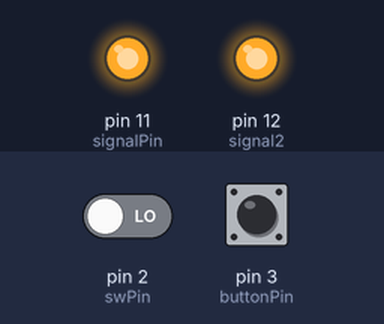
The sketch below on a simulated Arduino Uno, built with avr-gcc and run on an emulated ATmega328P. Parts: output pins drawn as LEDs (lit = HIGH). Dashed ring = blinking. The test bench sets the inputs (shaded band); at power-on: pin 3 (buttonPin) HIGH, pin 2 (swPin) LOW. What the sketch prints to the serial monitor is not drawn.

Above: at 1.2 s.
1.3 s: pin 3 (buttonPin) pulled LOW for 3.2 s
At 1.8 s:
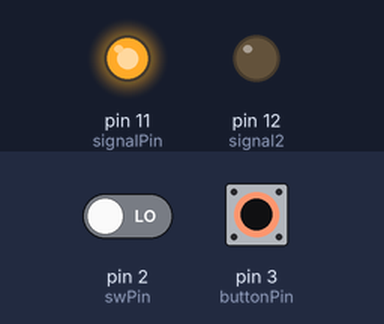
6.0 s: pin 2 (swPin) driven HIGH and pin 3 (buttonPin) driven LOW
At 8.8 s:
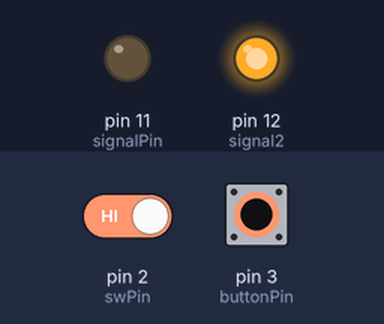
9.0 s: pin 3 (buttonPin) driven HIGH
At 9.8 s:
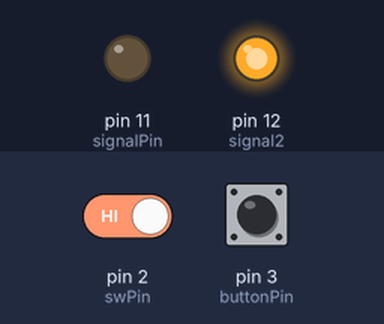
10.5 s: pin 3 (buttonPin) driven LOW
At 12.4 s:
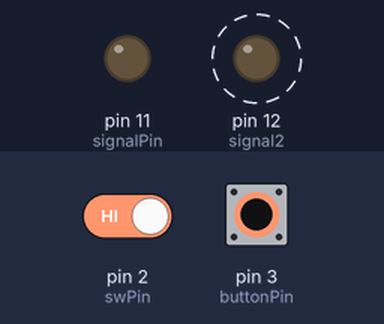
13.5 s: pin 2 (swPin) driven LOW
At 16.0 s:
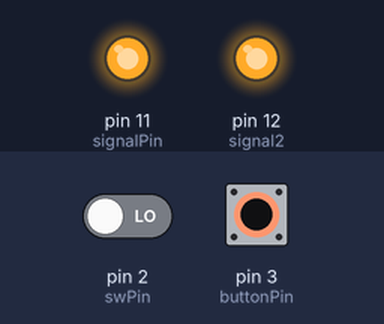
Timing chart, 0 to 17.5 s (numbered marks = the images above; inputs shaded):
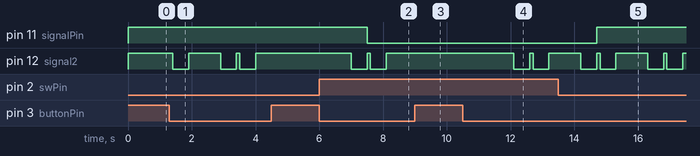

Measured:
- after the input at 1.3 s, pin 12 (signal2): goes LOW 0.50 s, HIGH 1.0 s, LOW 0.50 s, HIGH 0.10 s, LOW 0.50 s, then HIGH, starting after 0.10 s
- after the input at 6.0 s, pin 11 (signalPin): HIGH → LOW after 1.5 s; pin 12 (signal2): alternates HIGH for 0.10 s and LOW for 0.50 s, starting after 1.0 s
- after the input at 9.0 s, pin 12 (signal2): stops changing and stays HIGH
- after the input at 10.5 s, pin 12 (signal2): alternates HIGH for 0.10 s and LOW for 0.50 s, starting after 1.6 s
- after the input at 13.5 s, pin 11 (signalPin): LOW → HIGH after 1.2 s

The sketch:

test.ino
```cpp
const int swPin = 2;        // Connect the SW-420 signal pin to digital pin 2
const int buttonPin = 3;    // Connect the button pin to digital pin 3
const int signalPin = 11;
const int signal2 = 12;   // Connect the signal pin to digital pin 11
int16_t thresholdVibration = 1000; // Ngưỡng cảnh báo rung, bạn có thể điều chỉnh giá trị này
int16_t thresholdImpact = 2000;   // Ngưỡng cảnh báo va chạm, bạn có thể điều chỉnh giá trị này
unsigned long lastActivityTime = 0; // Thời điểm cuối cùng có sự thay đổi
bool sw420Active = false; // Trạng thái của SW-420
bool sleepMode = false;  // Trạng thái chế độ ngủ

int buttonState = HIGH;  // Trạng thái hiện tại của nút
int lastButtonState = HIGH;  // Trạng thái trước đó của nút

unsigned long lastPressTime = 0;  // Thời điểm cuối cùng nút được nhấn
int pressCount = 0;  // Số lần nhấn

void setup() {
  Serial.begin(9600);
  pinMode(swPin, INPUT);
  pinMode(buttonPin, INPUT_PULLUP);
  pinMode(signalPin, OUTPUT);
  pinMode(signal2, OUTPUT);
}

void loop() {
  digitalWrite(signal2, HIGH);

  int reading = digitalRead(buttonPin);

  if (reading != lastButtonState) {
    lastPressTime = millis();
  }

  if ((millis() - lastPressTime) > 50) {
    if (reading == LOW) {
      // Nếu nút được nhấn
      pressCount++;

      if (pressCount == 1) {
        // Nếu đây là lần nhấn thứ 2
        Serial.println("Chuyển chế độ");
        digitalWrite(signal2, LOW);
        delay(500);
        digitalWrite(signal2, HIGH);


        if (sleepMode) {
          sw420Active = false;
        }
        pressCount = 0;  // Đặt lại số lần nhấn
        sleepMode = !sleepMode;
      }
    }
  }

  lastButtonState = reading;

  // Nếu đang ở chế độ ngủ, không thực hiện bất kỳ kiểm tra nào
  if (sleepMode) {
    delay(1000);  // Delay for 1 second (adjust as needed)
  } else {
    // Đọc giá trị cảm biến rung
    int sensorValue = digitalRead(swPin);

    // Kiểm tra nếu cảm biến rung phát hiện rung động và không có sự thay đổi từ SW-420
    if (sensorValue == HIGH && !sw420Active) {
      Serial.println("Bình Thường");
      sw420Active = true; // Bật cờ cho biết SW-420 đã kích hoạt
      lastActivityTime = millis(); // Reset thời gian khi có sự thay đổi
    }

    // Kiểm tra nếu cảm biến rung phát hiện rung động và có sự thay đổi từ SW-420
    if (sw420Active && (sensorValue == HIGH)) {
      Serial.println("Bình Thường");
      // Thực hiện các hành động cần thiết khi phát hiện va chạm
      // Ví dụ: Bật cảnh báo, gửi thông báo, hoặc thực hiện một hành động cụ thể

      // Gửi tín hiệu ra chân D11
      digitalWrite(signalPin, LOW);
    } else {
      // Không có sự thay đổi, tắt tín hiệu ra chân D11
      digitalWrite(signalPin, HIGH);
    }

    // Kiểm tra inactivity sau mỗi 15 giây nếu không có sự thay đổi từ SW-420
    if (sw420Active && millis() - lastActivityTime > 15000) {
      Serial.println("Bị ngã");
      Serial.println("Đang gọi điện và gửi tin nhắn ...");

      // Thực hiện các hành động cần thiết khi không có sự thay đổi từ SW-420 trong 15 giây
      // Ví dụ: Bật cảnh báo, gửi thông báo, hoặc thực hiện một hành động cụ thể

      // Gửi tín hiệu ra chân D11
      digitalWrite(signalPin, LOW);

      sw420Active = false; // Tắt cờ SW-420 đã kích hoạt để chuẩn bị cho lần kích hoạt tiếp theo
    }

    // Đợi một khoảng thời gian trước khi đọc lại dữ liệu
    delay(100);
  }
}
```
